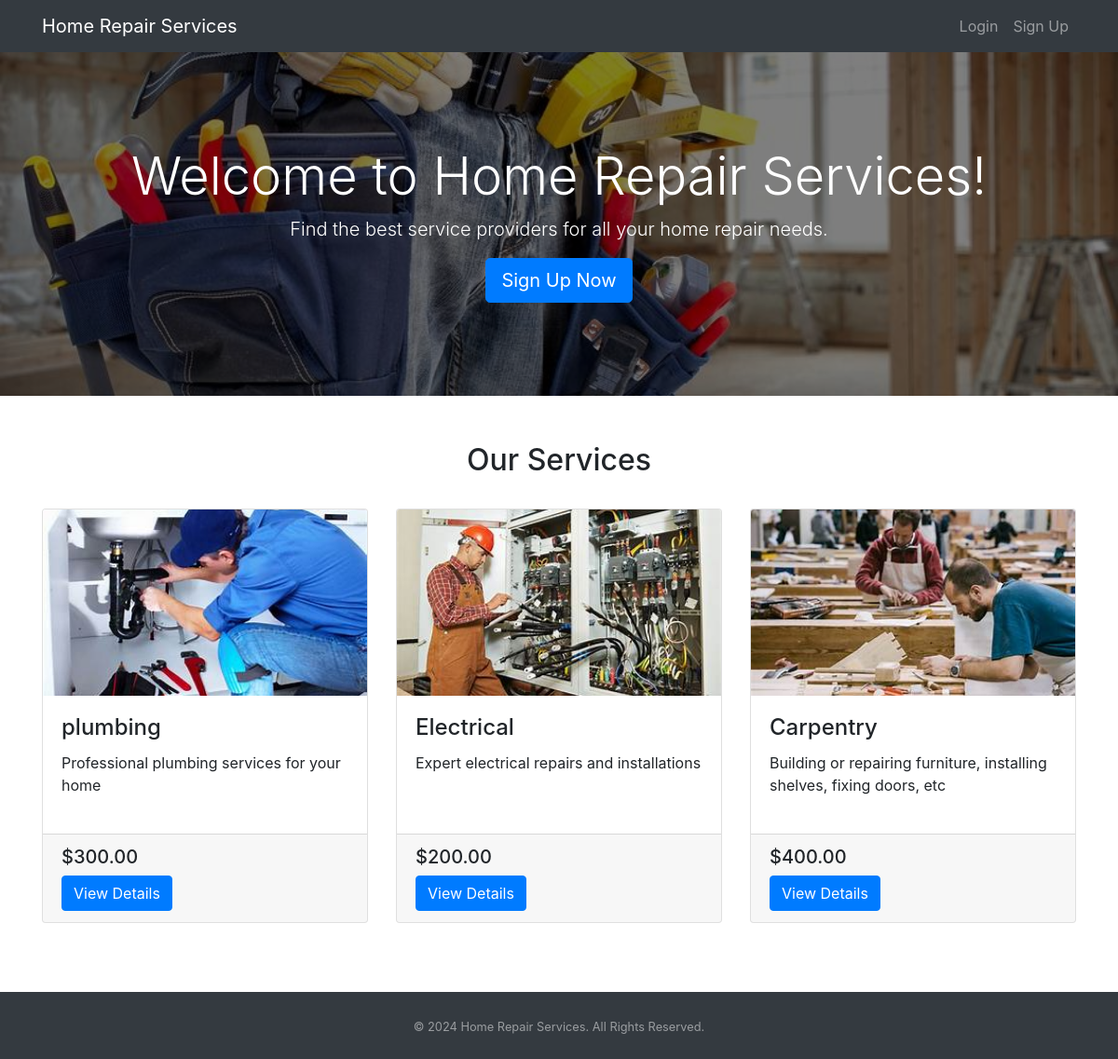
The page / on the database its author committed.
### tables this page shows
CREATE TABLE `services` (
  `service_id` int(11) NOT NULL,
  `provider_id` int(11) NOT NULL,
  `category_id` int(11) NOT NULL,
  `service_name` varchar(100) DEFAULT NULL,
  `description` text DEFAULT NULL,
  `price` decimal(10,2) DEFAULT NULL,
  `user_id` int(11) DEFAULT NULL,
  `service_description` text DEFAULT NULL,
  `service_price` decimal(10,2) NOT NULL,
  `service_image` varchar(255) DEFAULT NULL
);

### index.php (the view, shortened to what this page needs)
<?php
include 'config.php';
$sql = "SELECT * FROM services";
$result = $conn->query($sql);
$services = $result->fetch_all(MYSQLI_ASSOC);
?>
<!DOCTYPE html>
<html lang="en">
<head>
  <link rel="stylesheet" href="https://maxcdn.bootstrapcdn.com/bootstrap/4.5.2/css/bootstrap.min.css">
</head>
<body>
  <nav class="navbar navbar-expand-lg navbar-dark bg-dark fixed-top">
    <div class="container">
      <a class="navbar-brand" href="#">Home Repair Services</a>
      <div class="collapse navbar-collapse" id="navbarResponsive">
        <ul class="navbar-nav ml-auto">
          <?php if(isset($_SESSION["user_id"])): ?>
            <li class="nav-item">
              <a class="nav-link" href="dashboard.php">Dashboard</a>
            </li>
            <li class="nav-item">
              <a class="nav-link" href="logout.php">Logout</a>
            </li>
          <?php else: ?>
            <li class="nav-item">
              <a class="nav-link" href="login.php">Login</a>
            </li>
            <li class="nav-item">
              <a class="nav-link" href="register.php">Sign Up</a>
            </li>
          <?php endif; ?>
        </ul>
      </div>
    </div>
  </nav>
  <section class="background-section">
    <div class="background-overlay"></div>
    <div class="container">
      <div class="row">
        <div class="col text-center">
          <h1 class="display-4">Welcome to Home Repair Services!</h1>
          <p class="lead">Find the best service providers for all your home repair needs.</p>
          <a class="btn btn-primary btn-lg" href="register.php" role="button">Sign Up Now</a>
        </div>
      </div>
    </div>
  </section>
  <section class="service-card-section">
    <div class="container">
      <div class="row">
        <div class="col text-center mb-4">
          <h2>Our Services</h2>
        </div>
      </div>
      <div class="row">
        <?php foreach ($services as $service): ?>
          <div class="col-lg-4 col-md-6 mb-4">
            <div class="card h-100 service-card">
              <img class="card-img-top" src="<?php echo htmlspecialchars($service["service_image"]); ?>" alt="Service Image" style="max-width: 100%;">
              <div class="card-body">
                <h4 class="card-title"><?php echo htmlspecialchars($service["service_name"]); ?></h4>
                <p class="card-text"><?php echo htmlspecialchars($service["service_description"]); ?></p>
              </div>
              <div class="card-footer">
                <h5>$<?php echo number_format($service["service_price"], 2); ?></h5>
                <a href="service_details.php?service_id=<?php echo $service['service_id']; ?>" class="btn btn-primary">View Details</a>
              </div>
            </div>
          </div>
        <?php endforeach; ?>
      </div>
    </div>
  </section>
  <footer class="py-4 bg-dark text-white-50">
    <div class="container text-center">
      <small>&copy; 2024 Home Repair Services. All Rights Reserved.</small>
    </div>
  </footer>
</body>
</html>

### index.php (style rules this page uses)
body { padding-top: 56px; }
.background-section { position: relative; background-image: url('img/bg.jpg'); background-size: cover; background-position: center; color: white; padding: 100px 0; }
.background-overlay { position: absolute; top: 0; left: 0; width: 100%; height: 100%; background-color: rgba(0, 0, 0, 0.5); }
.service-card-section { padding: 50px 0; }
.service-card { margin-bottom: 20px; }
.service-card img { height: 200px; object-fit: cover; }

### rows shown on the page
services: service_image (picture), service_name "plumbing", service_description "Professional plumbing services for your home", service_price "300.00"
services: service_image (picture), service_name "Electrical", service_description "Expert electrical repairs and installations", service_price "200.00"
services: service_image (picture), service_name "Carpentry", service_description "Building or repairing furniture, installing shelves, fixing doors, etc", service_price "400.00"
